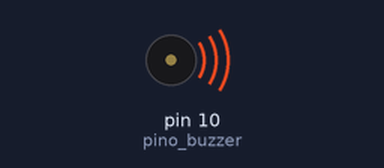
A sketch run on a simulated Arduino Uno, built with avr-gcc and run on an emulated ATmega328P. Parts: buzzer (waves = sounding).

Above: at 0.5 s.
At 8.0 s:
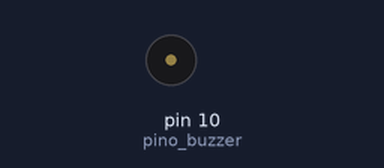
Timing chart, 0 to 11.7 s (numbered marks = the images above):
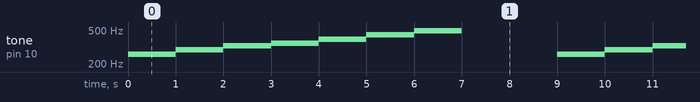

Measured:
- by itself, tone on pin 10 (pino_buzzer): repeats every 9.0 s: 293 Hz 1.0 s, 329 Hz 1.0 s, 349 Hz 1.0 s, 391 Hz 1.0 s, 440 Hz 1.0 s, 493 Hz 1.0 s, silent 2.0 s, 261 Hz 1.0 s

The sketch:

Piano.ino
```cpp
const int pino_buzzer = 10; //pino buzzer conectado

//Frequencias de cada nota musical
const int c = 261;//Dó
const int d = 293;//Ré
const int e = 329;//Mi
const int f = 349;//Fá
const int g = 391;//Sol
const int a = 440;//Lá
const int b = 493;//Si

void setup() {
  pinMode(pino_buzzer, OUTPUT);// buzzer saída
}

void loop() {
  //Toca a nota Dó por 1 segundo
  tone(pino_buzzer, c);
  delay(1000);

  //Toca a nota Ré por 1 segundo
  tone(pino_buzzer, d);
  delay(1000);

  //Toca a nota Mi por 1 segundo
  tone(pino_buzzer, e);
  delay(1000);

  //Toca a nota Fá por 1 segundo
  tone(pino_buzzer, f);
  delay(1000);

  //Toca a nota Sol por 1 segundo
  tone(pino_buzzer, g);
  delay(1000);

  //Toca a nota Lá por 1 segundo
  tone(pino_buzzer, a);
  delay(1000);

  //Toca a nota Si por 1 segundo
  tone(pino_buzzer, b);
  delay(1000);

//desliga o buzzer
  noTone(pino_buzzer);
  delay(2000);
}
```
